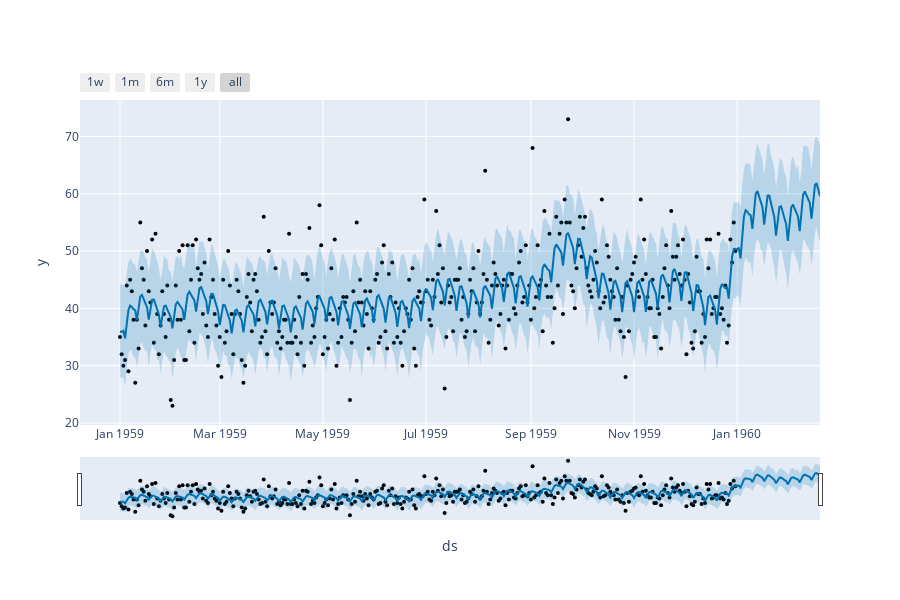

Here is the notebook cell this chart was saved with:
### Code cell
from fbprophet.plot import plot_plotly
#let's plot the forecast
plot_plotly(m, forcast)

### Figure 1 — Plotly figure (JSON) as saved in the notebook; plotly's stock layout.template omitted (floating-point values rounded to 4 significant figures; data arrays with more than 128 entries replaced by an {"elided": "..."} marker saying what was removed)
{"data": [{"marker": {"color": "black", "size": 4}, "mode": "markers", "name": "Actual", "type": "scatter", "x": {"elided": "365 str values"}, "y": {"elided": "365 int values"}}, {"hoverinfo": "skip", "line": {"width": 0}, "mode": "lines", "type": "scatter", "x": {"elided": "415 str values"}, "y": {"elided": "415 float values"}}, {"fill": "tonexty", "fillcolor": "rgba(0, 114, 178, 0.2)", "line": {"color": "#0072B2", "width": 2}, "mode": "lines", "name": "Predicted", "type": "scatter", "x": {"elided": "415 str values"}, "y": {"elided": "415 float values"}}, {"fill": "tonexty", "fillcolor": "rgba(0, 114, 178, 0.2)", "hoverinfo": "skip", "line": {"width": 0}, "mode": "lines", "type": "scatter", "x": {"elided": "415 str values"}, "y": {"elided": "415 float values"}}], "layout": {"height": 600, "showlegend": false, "width": 900, "xaxis": {"rangeselector": {"buttons": [{"count": 7, "label": "1w", "step": "day", "stepmode": "backward"}, {"count": 1, "label": "1m", "step": "month", "stepmode": "backward"}, {"count": 6, "label": "6m", "step": "month", "stepmode": "backward"}, {"count": 1, "label": "1y", "step": "year", "stepmode": "backward"}, {"step": "all"}]}, "rangeslider": {"visible": true}, "title": {"text": "ds"}, "type": "date"}, "yaxis": {"title": {"text": "y"}}}}
